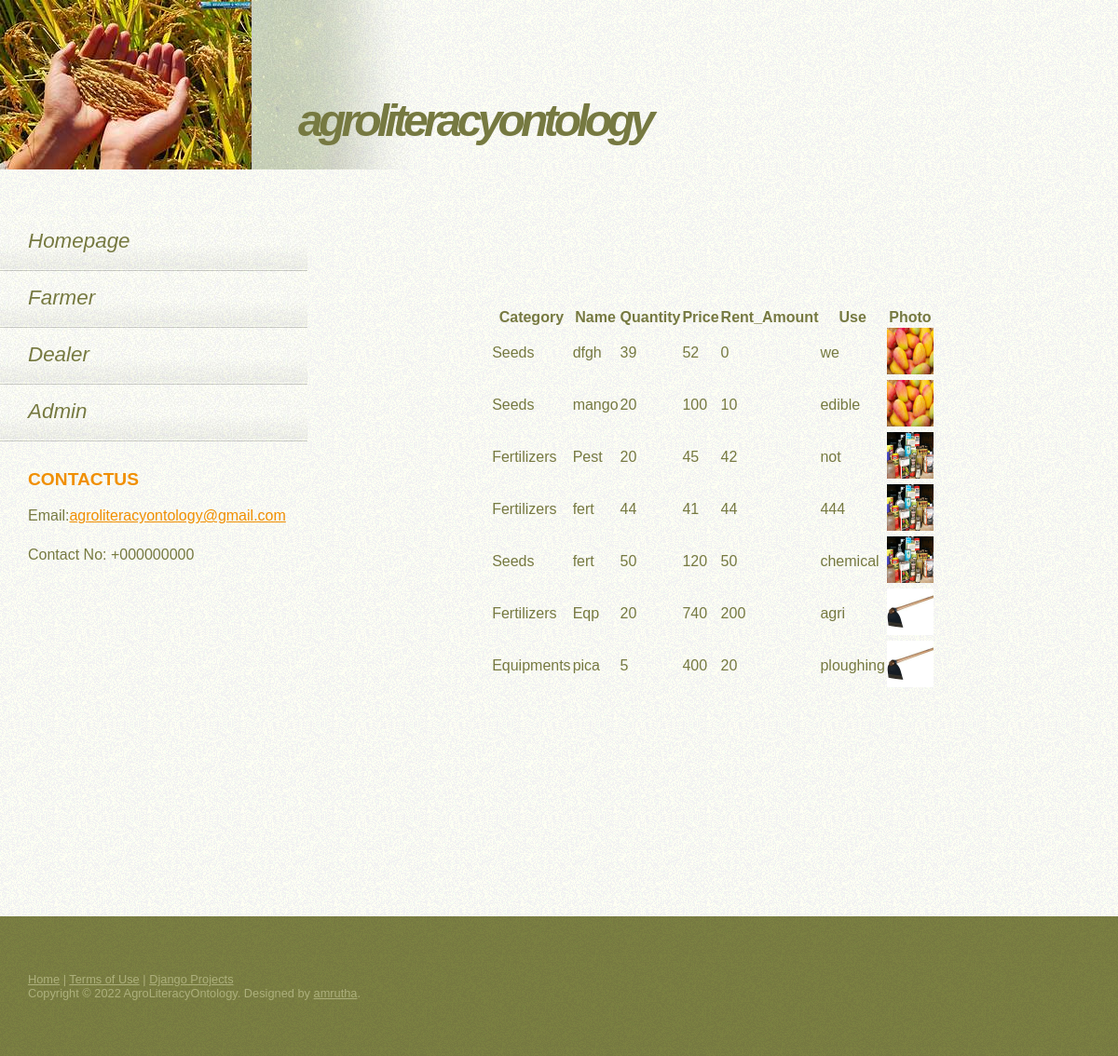
/knowledge_center_view_all_products/, run on the app's committed database.
### ontology/models.py (models this page shows, shortened)
class Product(models.Model):
    OwnerId = models.PositiveIntegerField()
    OwnerName = models.CharField(max_length=100)
    Category = models.ForeignKey(Category,on_delete=models.CASCADE,null=True)
    Name = models.CharField(max_length=40)
    Price = models.PositiveIntegerField()
    Rent_Amount = models.PositiveIntegerField()
    Quantity = models.PositiveIntegerField()
    Photo = models.ImageField()
    Use = models.TextField()

class Category(models.Model):
    Name = models.CharField(max_length=50)
    Photo = models.ImageField()

### ontology/views.py (the view)
# urls.py: path('knowledge_center_view_all_products/', views.knowledge_center_view_all_products, name='knowledge_center_view_all_products'),
def knowledge_center_view_all_products(request):
    admin = User.objects.all()
    product = Product.objects.all()
    return render(request, 'ontology/knowledge_center_view_all_products.html', {'admin':admin, 'product':product})

### ontology/templates/ontology/knowledge_center_view_all_products.html (shortened to what this page needs)
<!DOCTYPE html>
{% extends 'ontology/base.html' %}
{% load static %}
{% block content %}
	<div style="margin-top: 100px; margin-left: 300px;margin-bottom: 240px;text-align: left;">
		<form action="{% url 'ontology:knowledge_center_view_all_products'  %}" method="post" enctype="multipart/form-data">
		<center>
		<table>
			<thead>
				<tr>
					<th>Category</th>
					<th>Name</th>
					<th>Quantity</th>
					<th>Price</th>
					<th>Rent_Amount</th>
					<th>Use</th>
					<th>Photo</th>
				</tr>
			</thead>
			<tbody>
			{% for i in product %}
				<tr>
					<td>{{ i.Category.Name }}</td>
					<td>{{ i.Name }}</td>
					<td>{{ i.Quantity }}</td>
					<td>{{ i.Price }}</td>
					<td>{{ i.Rent_Amount }}</td>
					<td>{{ i.Use }}</td>
					<td><img src="{{ i.Photo.url }}" style="width:50px;height:50px"></td>
				</tr>
			{% endfor %}
			</tbody>
		</table></center>
		</form>	</div>
	{% endblock %}

### ontology/templates/ontology/base.html (shortened to what this page needs)
<!DOCTYPE html PUBLIC "-//W3C//DTD XHTML 1.0 Strict//EN" "http://www.w3.org/TR/xhtml1/DTD/xhtml1-strict.dtd">
{% load static %}
<html xmlns="http://www.w3.org/1999/xhtml">
<head>
<link href="{% static 'default.css' %}" rel="stylesheet" type="text/css" />
</head>
<body>
<div id="header">
  <div id="logo">
    <h1><a href="#">AgroLiteracyOntology</a></h1>
  </div>
</div>
<div id="wrapper">
  <div id="sidebar">
    <div id="menu">
      <ul>
        <li><a href="{% url 'ontology:index' %}" accesskey="1">Homepage</a></li>
        <li><a href="{% url 'ontology:farmer_page' %}" accesskey="3">Farmer</a></li>
        <li><a href="{% url 'ontology:dealer_page' %}" accesskey="3">Dealer</a></li>
        <li><a href="{% url 'ontology:admin_page' %}" accesskey="3">Admin</a></li>
      </ul>
    </div>
    <div id="testimonial">
  <h2>Contactus</h2>
    <p>Email:<a href="#">agroliteracyontology@gmail.com</a> </p>
    <p>Contact No: +000000000</p>
</div>
</div>
</div>
 {% block content %}
 {% endblock %}
<div id="footer">
  <p id="links"><a href="#">Home</a> | <a href="#">Terms of Use</a> | <a href="#">Django Projects</a></p>
  <p id="legal">Copyright &copy; 2022 AgroLiteracyOntology. Designed by <a href="#">amrutha</a>.</p>
</div>
</body>
</html>

### static/default.css (style rules this page uses)
* { margin: 0; padding: 0; }
body { background: #FFFEF5 url(images/img01.gif); font-family: "Trebuchet MS", Arial, Helvetica, sans-serif; color: #767941; }
h1, h2, h3 { color: #F08F02; }
h2 { margin-bottom: 1em; text-transform: uppercase; font-size: 1.2em; }
p, blockquote, ul, ol { margin-bottom: 1.5em; }
ul, ol { margin-left: 3em; }
a:link { color: #F08F02; }
#header { height: 230px; width: 400px; padding: 0 0 0 270px; background: url(images/th.jpg) no-repeat; }
#logo { height: 80px; padding: 102px 0 0 50px; background: url(images/img03.jpg) no-repeat; text-transform: lowercase; }
#logo h1 { float: left; letter-spacing: -.1em; font-style: italic; font-size: 3em; }
#logo h1 a { color: #767941; }
#logo a { text-decoration: none; }
#wrapper { margin-right: 100px; background: url(images/img05.jpg) repeat-y 330px 0; }
#sidebar { float: left; width: 330px; }
#menu ul { margin: 0; list-style: none; }
#menu li { display: inline; }
#menu a { display: block; height: 45px; padding: 16px 0 0 30px; background: url(images/img04.jpg) repeat-x; text-decoration: none; font-size: 1.4em; font-style: italic; color: #767941; }
#testimonial { padding: 30px; }
#footer { padding: 60px 30px; background: url(images/img06.gif); color: #ADB07C }
#footer p { margin: 0; font-size: .8em; }
#footer a { color: #ADB07C }

### data on the page
Product: Category.Name "Seeds", Name "dfgh", Quantity "39", Price "52", Rent_Amount "0", Use "we", Photo (picture)
Product: Category.Name "Seeds", Name "mango", Quantity "20", Price "100", Rent_Amount "10", Use "edible", Photo (picture)
Product: Category.Name "Fertilizers", Name "Pest", Quantity "20", Price "45", Rent_Amount "42", Use "not", Photo (picture)
Product: Category.Name "Fertilizers", Name "fert", Quantity "44", Price "41", Rent_Amount "44", Use "444", Photo (picture)
Product: Category.Name "Seeds", Name "fert", Quantity "50", Price "120", Rent_Amount "50", Use "chemical", Photo (picture)
Product: Category.Name "Fertilizers", Name "Eqp", Quantity "20", Price "740", Rent_Amount "200", Use "agri", Photo (picture)
Product: Category.Name "Equipments", Name "pica", Quantity "5", Price "400", Rent_Amount "20", Use "ploughing", Photo (picture)
